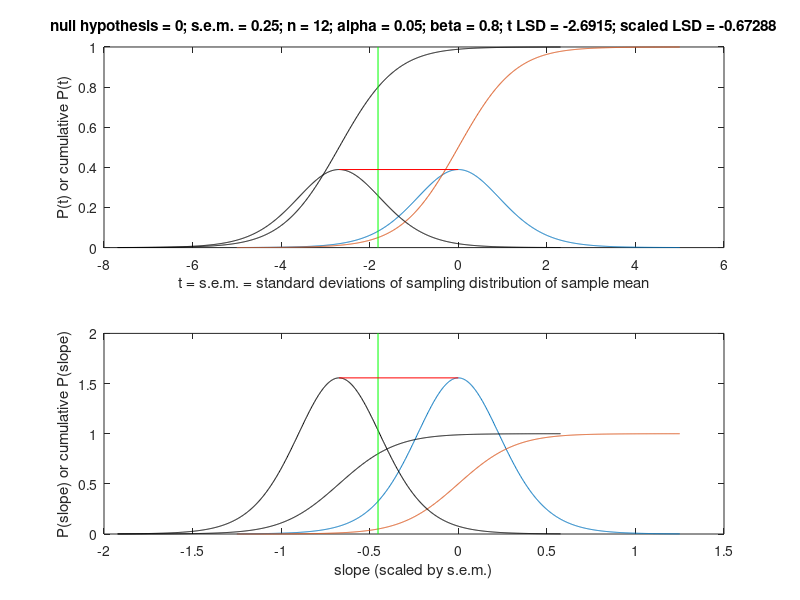

The MATLAB source for this figure:
#Author: Jesse Hahm, with intellectual contributions from Cliff Riebe

clear all;
close all;

%Script to explore relations between alpha, beta, n, nu, s.e.m., 
%in order to determine minimum detectable difference between null
%hypothesis slope and true slope for given significance, power, slope error, and
%number of samples. Slope for CDF vs. D,  one-tailed test due to physical considerations

%H0: slope is 0
%H1: slope is less than 0

%Type 1 error: alpha: significance level: reject true null hypothesis
%(false positive): say a site is kinetic-limited when it is actually
%supply-limited: 5% chance

%Type 2 error: beta: fail to reject the null hypothesis when it is false
%(false negative): say a site is supply-limited when it is actually
%kinetic-limited

%Power of test: 1 - beta: probability of rejecting a false null hypothesis

nullSlope=0; %Null Hypothesis Slope
sem = .25; %Standard Error of the Slope (s)
n = 12; %Number of samples
V = n-2; %Degrees of freedom
alpha = 0.05; %Significance level, P(reject H0|H0true)
beta = 0.8; %P(fail to reject H0|H0 true)
power = 1-beta; %P(reject H0|H0 false)

tCritAlpha=tinv(alpha,V);
tCritBeta=tinv(beta,V);
scaledCritAlpha = tCritAlpha*sem;
scaledCritBeta = tCritBeta*sem;

tX= -5:.01:5; %populate plotting array
tY1= tpdf(tX,V); %Generate pdf of t-distribution for given degrees of freedom
tY2= tcdf(tX,V); %Generate cdf of t-distribution for given degrees of freedom
scaledX = tX*sem;

%Minimum detectable difference / least significant difference:
%by how much must the true slope differ from null hypothesis slope so that
%the chance is 1-beta or better that the xbar measured will let us reject
%H0, at given significance alpha? 
tLSD = tCritAlpha-(tCritBeta)
scaledLSD = tLSD*sem

%Plot the t-distribution PDFs and CDFs with critical values
figure ('Name',['Power and significance analysis with t-distributions']);

subplot(2,1,1);
plot(tX+nullSlope,tY1); %plot pdf of t-distribution for given degrees of freedom centered at null hypothesis slope
hold on;
plot(tX+nullSlope,tY2); %plot cdf of t-distribution for given degrees of freedom centered at null hypothesis slope
hold on;
plot (tX+nullSlope+tLSD,tY1, 'k'); %plot pdf of t-distribution of true slope at minimum detectable difference away from null hypothesis slope
hold on;
plot (tX+nullSlope+tLSD,tY2, 'k'); %plot cdf of t-distribution of true slope at minimum detectable difference away from null hypothesis slope

%draw line for critical value (left tail of H0 dist. (.05), right tail of H1 (.90))
line([tCritAlpha tCritAlpha], [0 1],'Color', 'g')

%draw line between distribution peaks (i.e. least signifcant difference)
line([nullSlope+tLSD nullSlope], [tpdf(nullSlope,V) tpdf(nullSlope,V)],'Color', 'r')

xlabel('t = s.e.m. = standard deviations of sampling distribution of sample mean')
ylabel('P(t) or cumulative P(t)')
ylim([0 1])

titleText=['null hypothesis = ' num2str(nullSlope) '; s.e.m. = ' num2str(sem) '; n = ' num2str(n) '; alpha = ' num2str(alpha) '; beta = ' num2str(beta) '; t LSD = ' num2str(tLSD) '; scaled LSD = ' num2str(scaledLSD)];
title(titleText);

%Now plot the t-distributions and critical values scaled by the standard
%error (sem)
subplot(2,1,2);

plot(scaledX+nullSlope,tY1/sem); %plot pdf of scaled t-distribution for given degrees of freedom centered at null hypothesis slope
hold on;
plot(scaledX+nullSlope,tY2); %plot cdf of scaled t-distribution for given degrees of freedom centered at null hypothesis slope
hold on;
plot (scaledX+nullSlope+scaledLSD,tY1/sem, 'k'); %plot pdf of scaled t-distribution of true slope at minimum detectable difference away from null hypothesis slope
hold on;
plot (scaledX+nullSlope+scaledLSD,tY2, 'k'); %plot cdf of scaled t-distribution of true slope at minimum detectable difference away from null hypothesis slope

%draw line for critical value (left tail of H0 dist. (.05), right tail of H1 (.90))
line([scaledCritAlpha scaledCritAlpha], [0 5],'Color', 'g')

%draw line between distribution peaks (i.e. least signifcant difference)
line([nullSlope+scaledLSD nullSlope], [tpdf(nullSlope,V)/sem tpdf(nullSlope,V)/sem],'Color', 'r')

xlabel('slope (scaled by s.e.m.)')
ylabel('P(slope) or cumulative P(slope)')
ylim([0 2])


